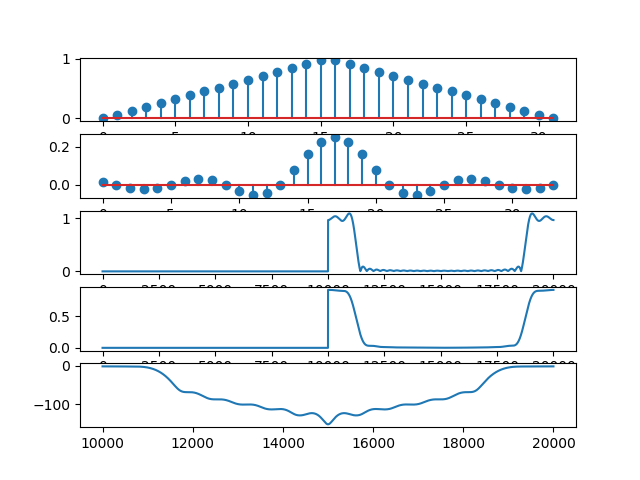

The script that drew this image:
import numpy as np
import matplotlib.pyplot as plt
import cmath as cm
def dtft(x):
	j=cm.sqrt(-1)
	w=np.linspace(-np.pi,np.pi,10000)
	y=[]
	y=np.zeros(10000)
	l=len(x)
	for i in range(0,10000):
		sum=0
		for n in range(0,l):
			sum=sum+(x[n]*(np.exp(-j*w[i]*n)))
		y1=np.abs(sum)
		y=np.append(y,y1)
	return y
M=32
n=np.arange(0,M)
p=(M-1)/2.0
k=np.abs(n-p)
a=k/(M-1)
b=2*a
w=1-b
n=np.arange(-17,17,1)
f=0.25*(np.sinc(0.25*n))
#f[100]=1.0/4.0
f1=dtft(f)
g=[]
for i in range(0,31):
	g1=(f[i]*w[i])
	g=np.append(g,g1)
print g
g3=dtft(g)
a=20*np.log(g3)
print a
plt.subplot(5,1,1)
plt.stem(w)
plt.subplot(5,1,2)
plt.stem(f)
plt.subplot(5,1,3)
plt.plot(f1)
plt.subplot(5,1,4)
plt.plot(g3)
plt.subplot(5,1,5)
plt.plot(a)
plt.show()
